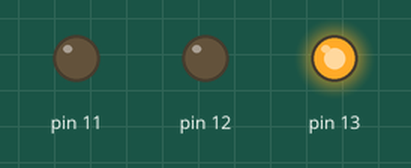
Recording of a sketch running on a simulated Arduino Uno, built with avr-gcc and run on an emulated ATmega328P. On the bench: output pins drawn as LEDs (lit = HIGH).

Above: at 0.5 s.
At 1.5 s:
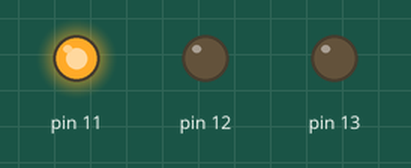
At 5.5 s:
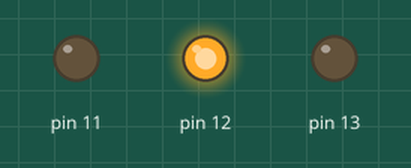
Timing chart, 0 to 6.9 s (numbered marks = the images above):
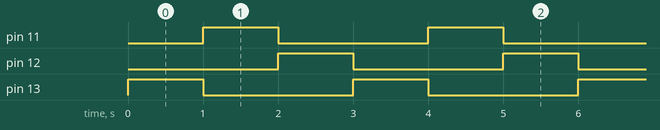

Measured:
- by itself, pin 11–13: alternates HIGH for 1.0 s and LOW for 2.0 s
- by itself, everything shown: repeats every 3.0 s, in 4 steps

The sketch:

Code.ino
```cpp
// C++ code
//
int Tempo = 0;

void setup()
{
  pinMode(13, OUTPUT);
  pinMode(11, OUTPUT);
  pinMode(12, OUTPUT);

  Tempo = 1000;
}

void loop()
{
  digitalWrite(13, HIGH);
  delay(Tempo); // Wait for Tempo millisecond(s)
  digitalWrite(13, LOW);
  digitalWrite(11, HIGH);
  delay(1000); // Wait for 1000 millisecond(s)
  digitalWrite(11, LOW);
  digitalWrite(12, HIGH);
  delay(1000); // Wait for 1000 millisecond(s)
  digitalWrite(12, LOW);
}
```
